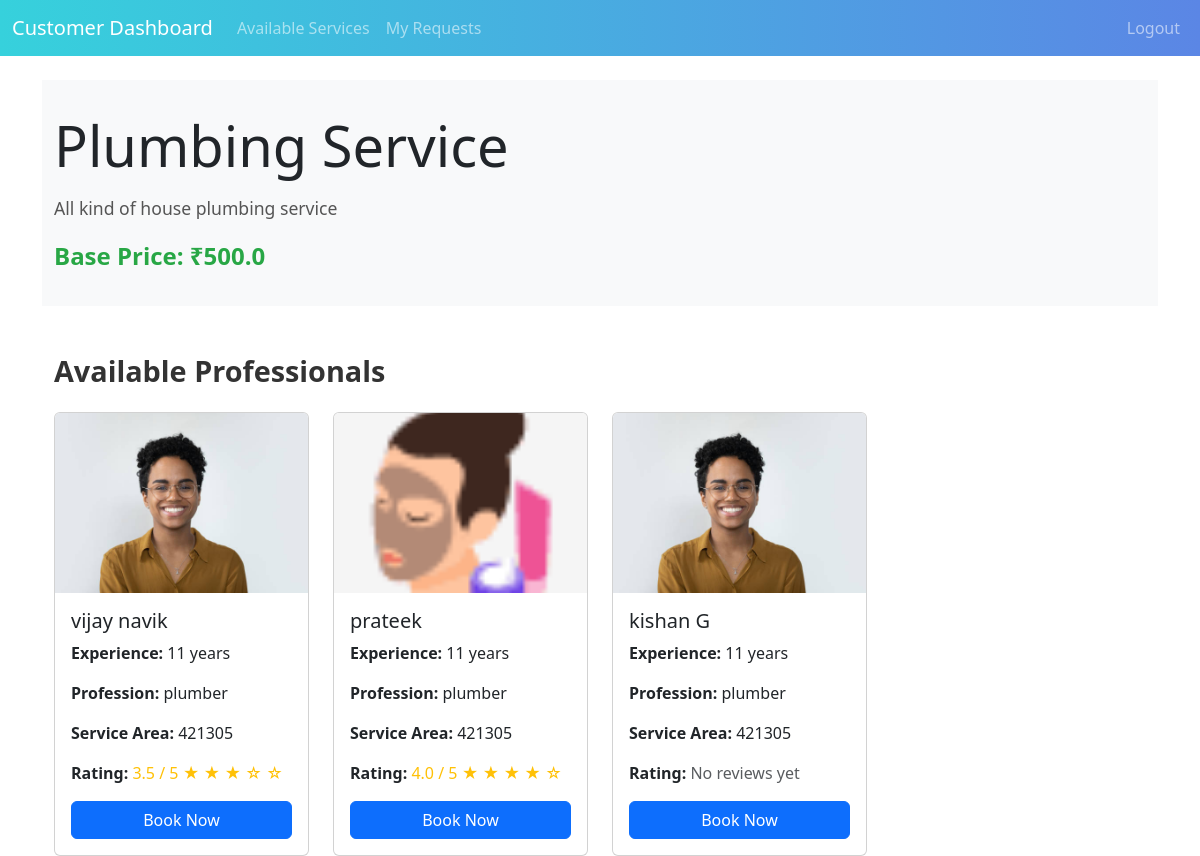
The page /customer/service/1 (signed in) on the database its author committed.
### app/models.py (models this page shows, shortened)
class Service(db.Model):
    id = db.Column(db.Integer, primary_key=True)
    name = db.Column(db.String(100), nullable=False)
    base_price = db.Column(db.Float, nullable=False)
    description = db.Column(db.Text)

class User(UserMixin, db.Model):
    id = db.Column(db.Integer, primary_key=True)
    name = db.Column(db.String(100), nullable=False)
    email = db.Column(db.String(100), unique=True, nullable=False)
    password = db.Column(db.String(200), nullable=False)
    user_type = db.Column(db.String(20), nullable=False)
    is_approved = db.Column(db.Boolean, default=False)
    is_blocked = db.Column(db.Boolean, default=False)
    professional_profile = db.relationship('ProfessionalProfile', backref='user', uselist=False)

class ProfessionalProfile(db.Model):
    id = db.Column(db.Integer, primary_key=True)
    user_id = db.Column(db.Integer, db.ForeignKey('user.id'), nullable=False)
    phone = db.Column(db.String(20), nullable=False)
    address = db.Column(db.String(200), nullable=False)
    profession = db.Column(db.String(100), nullable=False)
    experience = db.Column(db.Integer, nullable=False)
    portfolio = db.Column(db.Text)
    service_pincode = db.Column(db.String(10), nullable=False)
    identity_proof = db.Column(db.String(200), nullable=False)
    address_proof = db.Column(db.String(200), nullable=False)
    professional_cert = db.Column(db.String(200))
    professional_photo = db.Column(db.String(200))
    services = db.relationship('Service', secondary='professional_services', backref='professionals')

### app/routes/customer.py (the view)
@customer_bp.route('/service/<int:service_id>')
@login_required
def service_details(service_id):
    if current_user.user_type != 'customer':
        flash('Access denied. This page is for customers only.', 'danger')
        return redirect(url_for('main.index'))
    service = Service.query.get_or_404(service_id)
    professionals = User.query.filter_by(user_type='professional', is_approved=True).all()
    service_professionals = []
    for professional in professionals:
        if service in professional.professional_profile.services:
            reviews = Review.query.filter_by(professional_id=professional.id).all()
            if reviews:
                total_rating = sum([review.rating for review in reviews])
                avg_rating = total_rating / len(reviews)
                professional.avg_review = round(avg_rating, 1)
            else:
                professional.avg_review = None
            service_professionals.append(professional)
    return render_template('customer/service_details.html', service=service, professionals=service_professionals)

### app/models.py (called while the page is built)
@login_manager.user_loader
def load_user(user_id):
    return User.query.get(int(user_id))

### app/templates/customer/service_details.html (shortened to what this page needs)
{% extends "customer/customer_base.html" %}
{% block content %}
<div class="service-header">
  <div class="container">
      <div class="row align-items-center">
          <div class="col-md-12">
              <h1 class="display-4 mb-3">{{ service.name }}</h1>
              <p class="service-description mb-3">{{ service.description }}</p>
              <p class="service-price mb-0">Base Price: ₹{{ service.base_price }}</p>
          </div>
      </div>
  </div>
</div>
<div class="container mt-5">
  <h2 class="mb-4 professionals-title">Available Professionals</h2>
  <div class="row row-cols-1 row-cols-sm-2 row-cols-md-3 row-cols-lg-4 g-4">
      {% for professional in professionals %}
      <div class="col">
          <div class="card professional-card h-100">
              {% if professional.professional_profile %}
              <img src="{{ url_for('static', filename='uploads/' + professional.professional_profile.professional_photo) }}"
                   class="card-img-top professional-img"
                   alt="{{ professional.name }}">
              <div class="card-body">
                  <h5 class="card-title">{{ professional.name }}</h5>
                  <p class="card-text"><strong>Experience:</strong> {{ professional.professional_profile.experience }} years</p>
                  <p class="card-text"><strong>Profession:</strong> {{ professional.professional_profile.profession }}</p>
                  <p class="card-text"><strong>Service Area:</strong> {{ professional.professional_profile.service_pincode }}</p>
                  <p class="card-text">
                      <strong>Rating:</strong>
                      <span class="rating">
                          {% if professional.avg_review %}
                              {{ "%.1f"|format(professional.avg_review) }} / 5
                              {% for _ in range(5) %}
                                  {% if loop.index <= professional.avg_review|round(0, 'floor')|int %}
                                      &#9733;
                                  {% elif loop.index - 0.5 <= professional.avg_review|round(1) %}
                                      &#9734;
                                  {% else %}
                                      &#9734;
                                  {% endif %}
                              {% endfor %}
                          {% else %}
                              <span class="text-muted">No reviews yet</span>
                          {% endif %}
                      </span>
                  </p>
                  <a href="{{ url_for('customer.book_service', service_id=service.id, professional_id=professional.id) }}" class="btn btn-primary w-100">Book Now</a>
              </div>
              {% else %}
              <div class="card-body">
                  <h5 class="card-title">{{ professional.name }}</h5>
                  <p class="card-text text-muted">Professional profile not available.</p>
              </div>
              {% endif %}
          </div>
      </div>
      {% endfor %}
  </div>
</div>
{% endblock %}

### app/templates/customer/customer_base.html (shortened to what this page needs)
<!DOCTYPE html>
<html lang="en">
<head>
    <link href="https://cdn.jsdelivr.net/npm/bootstrap@5.3.0-alpha1/dist/css/bootstrap.min.css" rel="stylesheet">
</head>
<body>
    <nav class="navbar navbar-expand-lg navbar-dark">
        <div class="container-fluid">
            <a class="navbar-brand" href="{{ url_for('customer.dashboard') }}">Customer Dashboard</a>
            <div class="collapse navbar-collapse" id="navbarNav">
                <ul class="navbar-nav">
                    <li class="nav-item">
                        <a class="nav-link" href="{{ url_for('customer.dashboard') }}">Available Services</a>
                    </li>
                    <li class="nav-item">
                        <a class="nav-link" href="{{ url_for('customer.my_requests') }}">My Requests</a>
                    </li>
                </ul>
                <ul class="navbar-nav ms-auto">
                    <li class="nav-item">
                        <a class="nav-link" href="{{ url_for('auth.logout') }}">Logout</a>
                    </li>
                </ul>
            </div>
        </div>
    </nav>
    <div class="container mt-4">
        {% block content %}
        {% endblock %}
    </div>
</body>
</html>

### app/templates/customer/customer_base.html (style rules this page uses)
body { background: #ffffff; min-height: 100vh; }
.navbar { background: linear-gradient(to right, #36d1dc, #5b86e5); }

### app/templates/customer/service_details.html (style rules this page uses)
.service-header { background-color: #f8f9fa; padding: 2rem 0; margin-bottom: 2rem; }
.service-description { font-size: 1.1rem; color: #555; }
.service-price { font-size: 1.5rem; font-weight: bold; color: #28a745; }
.professional-card { transition: transform 0.3s ease-in-out, box-shadow 0.3s ease-in-out; }
.professional-img { height: 180px; object-fit: cover; }
.rating { color: #ffc107; }
.professionals-title { font-size: 1.8rem; font-weight: 600; margin-bottom: 2rem; color: #333; }

### rows shown on the page
Service: name "Plumbing Service", description "All kind of house plumbing service", base_price "500.0"
User: professional_photo (placeholder picture), name "vijay navik", professional_profile.experience "11", professional_profile.profession "plumber", professional_profile.service_pincode "421305", avg_review "3.5"
User: professional_photo (picture), name "prateek", professional_profile.experience "11", professional_profile.profession "plumber", professional_profile.service_pincode "421305", avg_review "4.0"
User: professional_photo (placeholder picture), name "kishan G", professional_profile.experience "11", professional_profile.profession "plumber", professional_profile.service_pincode "421305", shows "No reviews yet"
